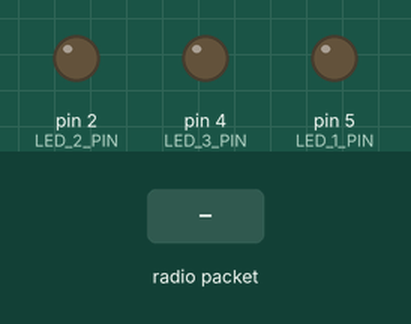
Bench run of a sketch on a simulated Arduino Uno, built with avr-gcc and run on an emulated ATmega328P. Parts: output pins drawn as LEDs (lit = HIGH). The test bench sets the inputs (shaded band). Random numbers use the default seed unless the sketch sets one; no radio packets arrive unless stated; what the sketch prints to the serial monitor is not drawn.

Above: at 1.8 s.
1.9 s: radio packet "1" arrives
At 2.02 s:
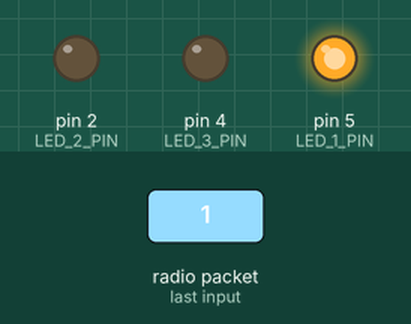
At 2.9 s:
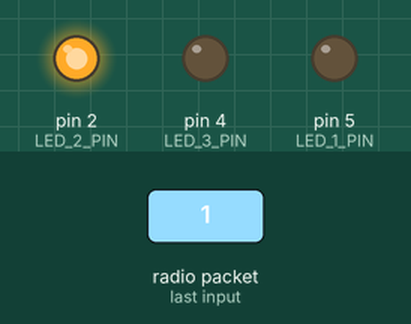
Timing chart, 0 to 4.9 s (numbered marks = the images above; inputs shaded):
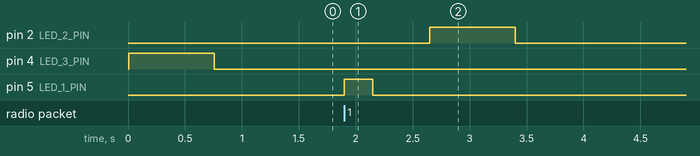

The sketch:

ApSpaceTeamTeensy.ino
```cpp
#include <nRF24L01.h>
#include <printf.h>
#include <RF24.h>
#include <RF24_config.h>

#define CE_PIN 9
#define CSN_PIN 10
#define READING_PIPE 0xE7E7E7E7E7
#define WRITING_PIPE 0xC2C2C2C2C2
#define PAYLOAD_SIZE 32

#define LED_1_PIN 5
#define LED_2_PIN 2
#define LED_3_PIN 4

#define LED_1 0x01
#define LED_2 0x02
#define LED_3 0x03

#define RED_LED LED_1_PIN
#define GREEN_LED LED_2_PIN
#define YELLOW_LED LED_3_PIN

#define BAUD_RATE 9600

#define CORRECT_BUTTONS 0x04
#define WRONG_BUTTONS 0x05

#define NUM_STATE_FLASHES 0x01

uint8_t received_data[PAYLOAD_SIZE];
// Define a  constant value to represent the maximum payload size we can transmit over the RF24
const uint8_t maxSequenceLength = PAYLOAD_SIZE;
// Define the maximum LED sequence length we should handle
uint8_t ledSequence[maxSequenceLength];
uint8_t sequenceIndex = 0;
bool showNewSequence = true;

RF24 rf24(CE_PIN, CSN_PIN);

void setup() {
  // Our baud rate is 57600
  Serial.begin(BAUD_RATE);
  pinMode(LED_1_PIN, OUTPUT);
  pinMode(LED_2_PIN, OUTPUT);
  pinMode(LED_3_PIN, OUTPUT);
  // Initialize the RF24 connected to the teensy
  rf24.begin();
  // Set our communication channel to  13 for our team #
  rf24.setChannel(13);
  // Our power amplification level will be the minimum
  rf24.setPALevel(RF24_PA_MAX);
  rf24.openReadingPipe(1, READING_PIPE);
  rf24.openWritingPipe(WRITING_PIPE);
  // Our cyclic redundancy check will be 2 bytes long at the end of our data payload
  rf24.setCRCLength(RF24_CRC_16);
  rf24.setPayloadSize(PAYLOAD_SIZE);

  randomSeed(analogRead(0));
}

void loop() {
  if (showNewSequence) {
    showNewSequence = false;
    ledSequence[sequenceIndex] = random(1, 4);
    flashLedSequence();
    Serial.print(ledSequence[sequenceIndex]);
    rf24.write(ledSequence, maxSequenceLength);
    rf24.startListening();
    sequenceIndex++;
  }

  if(rf24.available()) {
    rf24.read(&received_data, PAYLOAD_SIZE);
    Serial.print(received_data[0]);
    if (received_data[0] != 0) {
      rf24.stopListening();
      if (received_data[0] == CORRECT_BUTTONS) {
        if (sequenceIndex == maxSequenceLength) {
          flashWin();
          sequenceIndex = 0;
          for (int i = 0; i < maxSequenceLength; i++) {
            ledSequence[i] = 0;
          }
        } else {
          flashCorrect();
        }
      } else {
        flashWrong();
        sequenceIndex = 0;
        for (int i = 0; i < maxSequenceLength; i++) {
          ledSequence[i] = 0;
        }
      }
      showNewSequence = true;
    }
  }
}

void flashLedSequence() {
  for(int i = 0; i <= sequenceIndex; i++) {
    int pin = LED_1_PIN;
    if (ledSequence[i] == LED_2)
      pin = LED_2_PIN;
    else if (ledSequence[i] == LED_3)
      pin = LED_3_PIN;
    digitalWrite(pin, HIGH);
    delay(750);
    digitalWrite(pin, LOW);
    delay(250);
  }
}

void flashCorrect() {
  for(int i = 0; i < NUM_STATE_FLASHES; i++){
    digitalWrite(GREEN_LED, HIGH);
    delay(250);
    digitalWrite(GREEN_LED, LOW);
    delay(500);
  }
}

void flashWrong() {
  for(int i = 0; i < NUM_STATE_FLASHES; i++){
    digitalWrite(RED_LED, HIGH);
    delay(250);
    digitalWrite(RED_LED, LOW);
    delay(500);
  }
}

void flashWin() {
  for(int i = 0; i < 3; i++){
    for(int j = 2; j <= 5; j++){
      if (j != 3)
        digitalWrite(j, HIGH);
    }
    delay(250);
    for(int j = 2; j <= 5; j++){
      if (j != 3)
        digitalWrite(j, LOW);
    }
  }
  delay(500);
}
```

Measured:
- after the input at 1.9 s, pin 2 (LED_2_PIN): LOW → HIGH after 0.75 s, → LOW 0.75 s later; pin 5 (LED_1_PIN): LOW → HIGH at once, → LOW 0.25 s later
